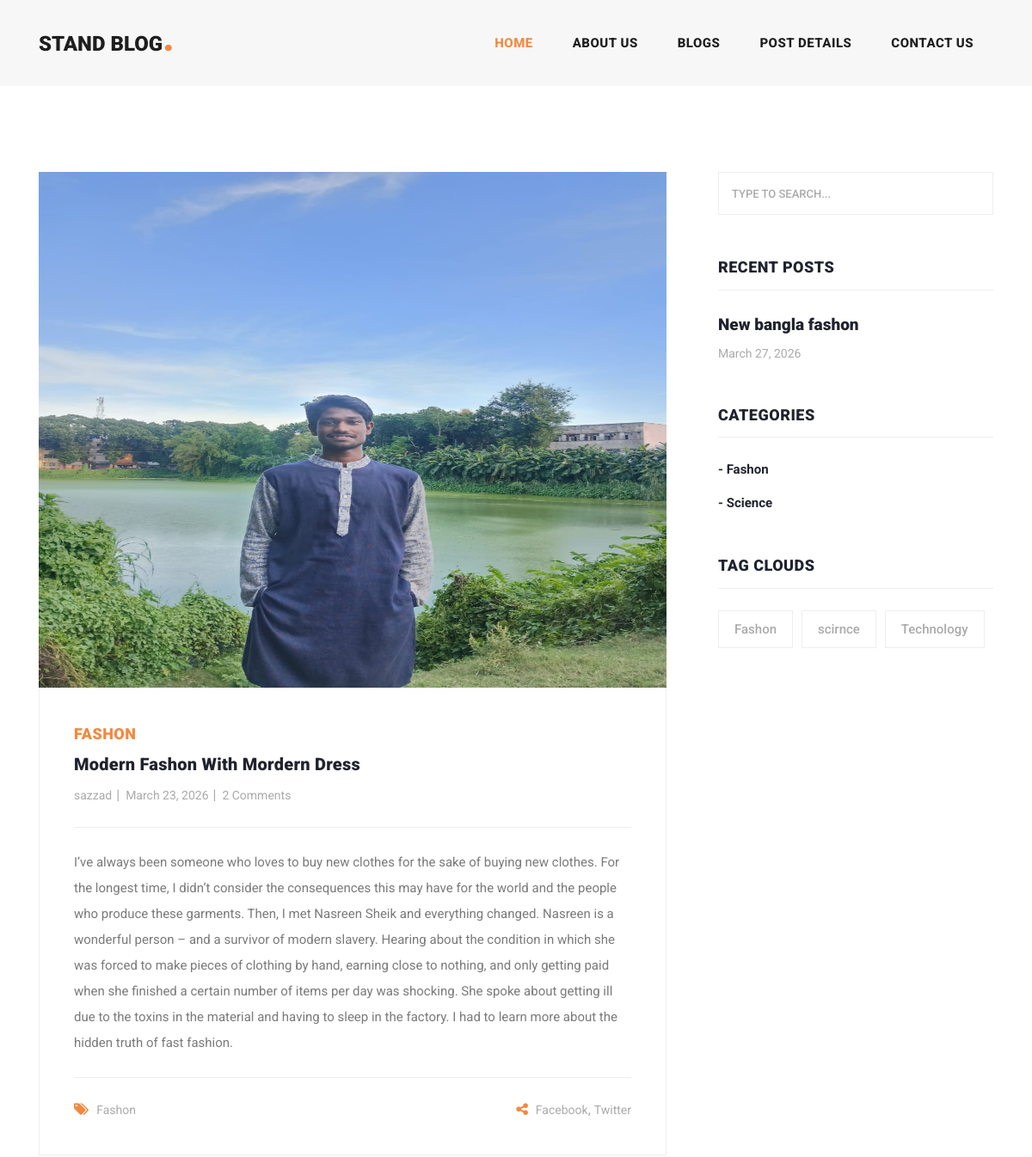
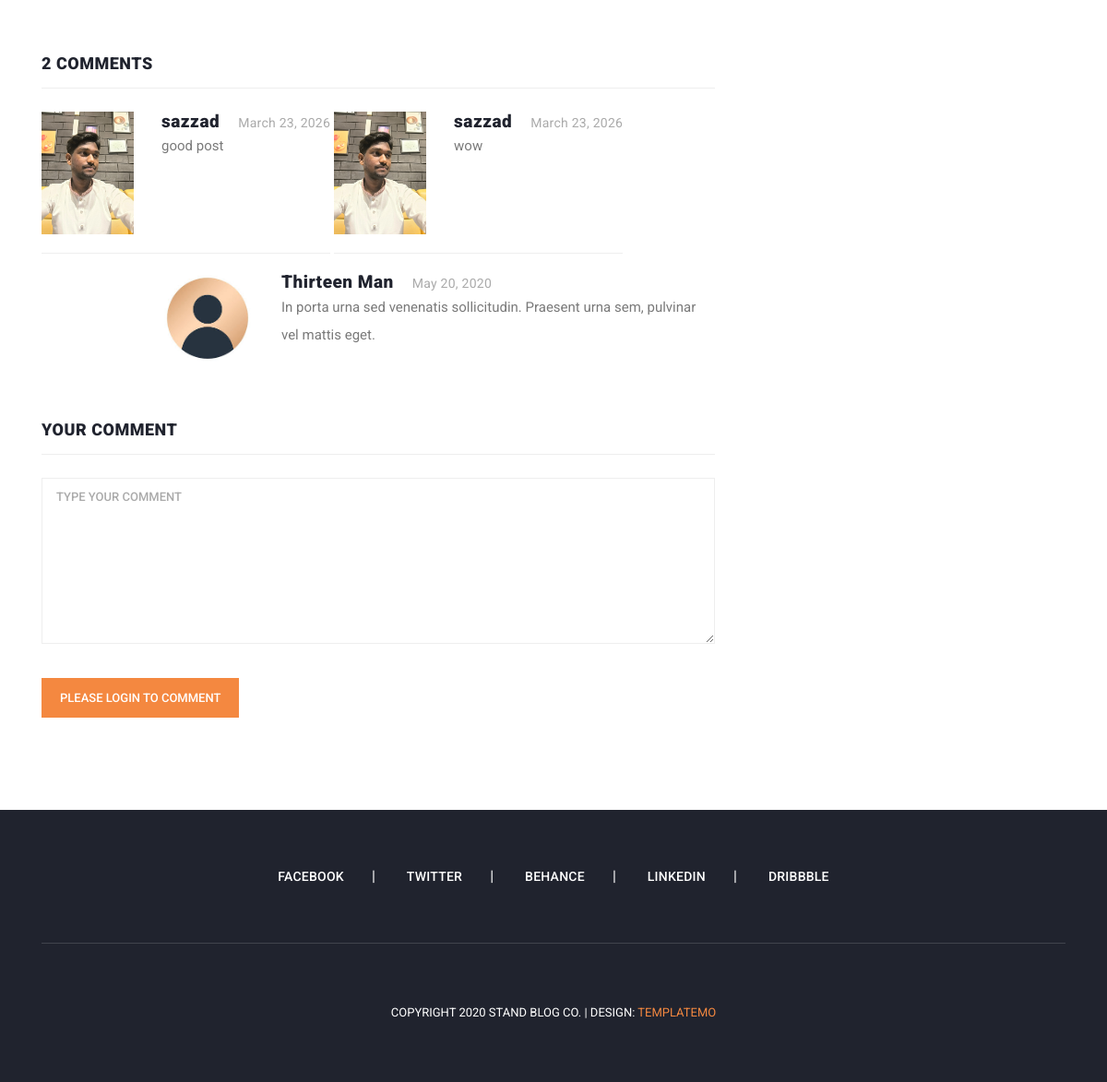
Page /blog_details/modern-fashon-with-mordern-dress/ on the committed database (2 pictures, top to bottom).
### blogapp/models.py (models this page shows, shortened)
class Blog(models.Model):
    user = models.ForeignKey(
        User,
        related_name='user_blogs',
        on_delete=models.CASCADE
    )
    category = models.ForeignKey(
        Category,
        related_name='category_blogs',
        on_delete=models.CASCADE
    )
    tag = models.ManyToManyField(
        Tag,
        related_name='tag_blogs',
        blank=True
    )
    title = models.CharField(
        max_length=250,
    )
    description = models.TextField(
        max_length=1000,
    )
    slug = models.SlugField(blank=True, unique=True)
    banner = models.ImageField(upload_to='blogs_banner')
    created_date = models.DateField(auto_now_add=True)

class Category(models.Model):
    title = models.CharField(max_length=100)
    slug = models.SlugField(blank=True, unique=True)
    created_date = models.DateField(auto_now_add=True)
    def __str__(self):
        return self.title

class Tag(models.Model):
    title = models.CharField(max_length=100)
    slug = models.SlugField(blank=True, unique=True)
    created_date = models.DateField(auto_now_add=True)

class Comment(models.Model):
    user = models.ForeignKey(
        User,
        related_name='user_comment',
        on_delete=models.CASCADE
    )
    blog = models.ForeignKey(
        Blog,
        related_name='blogs_comment',
        on_delete=models.CASCADE
    )
    text = models.TextField()
    created_date = models.DateField(auto_now_add=True)

### account/models.py (models this page shows, shortened)
class User(AbstractUser):
    email = models.EmailField(
        max_length=150,
        unique= True
    )
    profile_picture = models.ImageField(
        upload_to="user_profile/",
        default="user-profile/default.png"
    )
    REQUIRED_FIELDS = ["email"]
    objects = CustomUserManager()

### blogapp/views.py (the view, shortened to what this page needs)
# urls.py: path('blog_details/<str:slug>/', blog_details, name="blog_details"),
def blog_details(request, slug):
    form = TextForm()
    blog = get_object_or_404(Blog, slug=slug)
    categories = Category.objects.all()
    tags = Tag.objects.all()
    related_post = Blog.objects.filter(category=blog.category).exclude(id=blog.id).order_by('-id')
    if not related_post:
        related_post = Blog.objects.filter(category=blog.category).exclude(id=blog.id).order_by('-created_date')
    context = {
        'blog':blog,
        'categories':categories,
        'tags':tags,
        'related_post':related_post,
        'form':form
    }
    return render(request, 'blog_details.html', context)

### blogapp/forms.py
class TextForm(forms.Form):
    text =forms.CharField(widget=forms.Textarea, required=True)

### templates/blog_details.html (shortened to what this page needs)
{% extends 'base.html' %}
{% load static %}
{% block content %}
<section class="blog-posts grid-system">
  <div class="container">
    <div class="row">
      <div class="col-lg-8">
        <div class="all-blog-posts">
          <div class="row">
            <div class="col-lg-12">
              <div class="blog-post">
                <div class="blog-thumb">
                  <img style="height: 600px;" src="{{ blog.banner.url }}" alt="" />
                </div>
                <div class="down-content">
                  <span>{{blog.category}}</span>
                  <a href=""><h4>{{blog.title}}</h4></a>
                  <ul class="post-info">
                    <li><a href="#">{{blog.user.username}}</a></li>
                    <li><a href="#">{{blog.created_date}}</a></li>
                    <li>
                      <a href="#">{{blog.blogs_comment.all.count}} Comments</a>
                    </li>
                  </ul>
                  <p>{{blog.description}}</p>
                  <div class="post-options">
                    <div class="row">
                      <div class="col-6">
                        <ul class="post-tags">
                          <li><i class="fa fa-tags"></i></li>
                          {% if blog.tag.all.count > 0 %}
                          {% for tag in blog.tag.all %}
                          <li><a href="#">{{tag.title}}</a></li>
                          {% endfor %}
                          {% else %}
                          <li>None</li>
                          {% endif %}
                        </ul>
                      </div>
                      <div class="col-6">
                        <ul class="post-share">
                          <li><i class="fa fa-share-alt"></i></li>
                          <li><a href="#">Facebook</a>,</li>
                          <li><a href="#"> Twitter</a></li>
                        </ul>
                      </div>
                    </div>
                  </div>
                </div>
              </div>
            </div>
            <div class="col-lg-12">
              <div class="sidebar-item comments">
                <div class="sidebar-heading">
                  <h2>{{blog.blogs_comment.count}} comments</h2>
                </div>
                <div class="content">
                  <ul>
                    {% for comment in blog.blogs_comment.all %}
                    <li>
                      <div class="author-thumb">
                        {% if comment.user.profile_picture %}
                          <img src="{{comment.user.profile_picture.url}}" alt="" />
                        {% else %}
                          <img src="media/user_profile/default.png" alt="" />
                        {% endif %}
                      </div>
                      <div class="right-content">
                        <h4>{{blog.user.username}}<span>{{blog.created_date}}</span></h4>
                        <p>
                          {{comment.text}}
                        </p>
                      </div>
                    </li>
                    {% endfor %}
                    <li class="replied">
                      <div class="author-thumb">
                        {% if user.profile.image %}
                          <img src="{{user.peofile.image.url}}" alt="" />
                        {% else %}
                          <img src="media/user_profile/default.png" alt="" />
                        {% endif %}
                      </div>
                      <div class="right-content">
                        <h4>Thirteen Man<span>May 20, 2020</span></h4>
                        <p>
                          In porta urna sed venenatis sollicitudin. Praesent
                          urna sem, pulvinar vel mattis eget.
                        </p>
                      </div>
                    </li>
                  </ul>
                </div>
              </div>
            </div>
            <div class="col-lg-12">
              <div class="sidebar-item submit-comment">
                <div class="sidebar-heading">
                  <h2>Your comment</h2>
                </div>
                <div class="content">
                  <form id="comment" action="{% url 'blog_details' blog.slug %}" method="POST">
                    <div class="row">
                      <div class="col-lg-12">
                        <fieldset>
                          <textarea
                            name="text"
                            rows="6"
                            id="message"
                            placeholder="Type your comment"
                            required=""
                          ></textarea>
                        </fieldset>
                      </div>
                      <div class="col-lg-12">
                        {% if request.user.is_authenticated %}
                        <fieldset>
                          <button
                            type="submit"
                            id="form-submit"
                            class="main-button"
                          >
                            Submit
                          </button>
                        </fieldset>
                        {% else %}
                        <fieldset>
                          <a href="">
                            <button
                              id="form-submit"
                              class="main-button"
                            >
                              Please Login to Comment
                            </button>
                          </a>
                        </fieldset>
                        {% endif %}
                      </div>
                    </div>
                  </form>
                </div>
              </div>
            </div>
          </div>
        </div>
      </div>
      <div class="col-lg-4">
        <div class="sidebar">
          <div class="row">
            <div class="col-lg-12">
              <div class="sidebar-item search">
                <form id="search_form" name="gs" method="GET" action="#">
                  <input
                    type="text"
                    name="q"
                    class="searchText"
                    placeholder="type to search..."
                    autocomplete="on"
                  />
                </form>
              </div>
            </div>
            <div class="col-lg-12">
              <div class="sidebar-item recent-posts">
                <div class="sidebar-heading">
                  <h2>Recent Posts</h2>
                </div>
                <div class="content">
                  <ul>
                    {% if related_post.all.count > 0 %}
                    {% for post in related_post %}
                    <li>
                      <a href="#">
                        <h5>{{post.title}}</h5>
                        <span>{{post.created_date}}</span>
                      </a>
                    </li>
                    {% endfor %}
                    {% else %}
                    <li><i>No Related Post</i></li>
                    {% endif %}
                  </ul>
                </div>
              </div>
            </div>
            <div class="col-lg-12">
              <div class="sidebar-item categories">
                <div class="sidebar-heading">
                  <h2>Categories</h2>
                </div>
                <div class="content">
                  <ul>
                    {% for category in categories %}
                    <li>
                      <a href="{% url 'category_blogs' category.slug %}"
                        >- {{category.title}}</a
                      >
                    </li>
                    {% endfor %}
                  </ul>
                </div>
              </div>
            </div>
            <div class="col-lg-12">
              <div class="sidebar-item tags">
                <div class="sidebar-heading">
                  <h2>Tag Clouds</h2>
                </div>
                <div class="content">
                  <ul>
                    {% for tag in tags %}
                    <li>
                      <a href="{% url 'tag_blogs'  tag.slug %}"
                        >{{tag.title}}</a
                      >
                    </li>
                    {% endfor %}
                  </ul>
                </div>
              </div>
            </div>
          </div>
        </div>
      </div>
    </div>
  </div>
</section>
{% endblock content %}

### rows in the picture
Blog: banner (picture), category "FASHON", title "Modern Fashon With Mordern Dress", user.username "sazzad", created_date "March 23, 2026", blogs_comment.all.count "2", description "I’ve always been someone who loves to buy new clothes for the sake of buying new clothes. For the longest time, I didn’t consider the consequences this may have for the world and the people who produce these garments. Then, I met Nasreen Sheik and everything changed. Nasreen is a wonderful person – and a survivor of modern slavery. Hearing about the condition in which she was forced to make pieces of clothing by hand, earning close to nothing, and only getting paid when she finished a certain number of items per day was shocking. She spoke about getting ill due to the toxins in the material and having to sleep in the factory. I had to learn more about the hidden truth of fast fashion.", blogs_comment.count "2"
Tag: title "Fashon"
Comment: user.profile_picture (picture), text "good post"
Comment: user.profile_picture (picture), text "wow"
Blog: title "New bangla fashon", created_date "March 27, 2026"
Category: title "Fashon"
Category: title "Science"
Tag: title "scirnce"
Tag: title "Technology"
